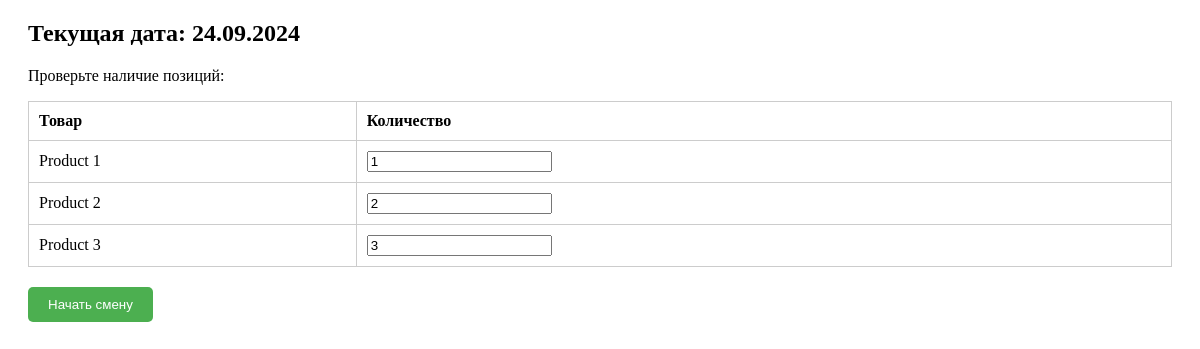
Before: /startshift (signed in) with the older database file.
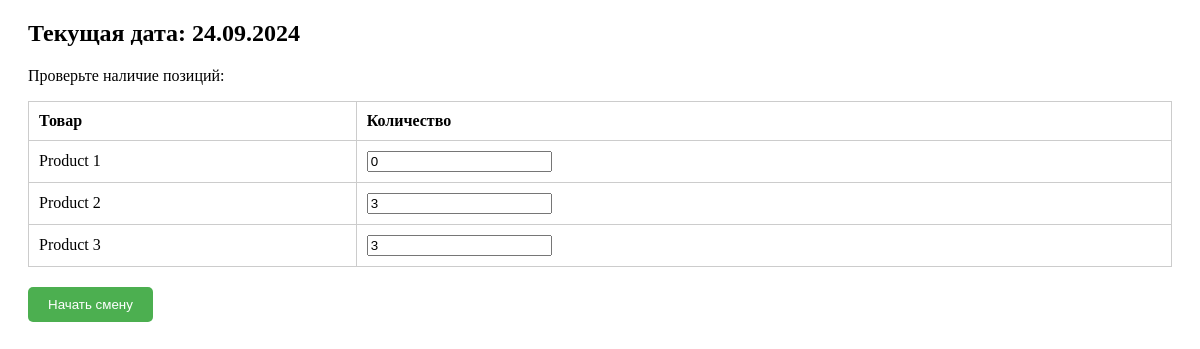
After: the same page with the newer database file.
### main/models.py (models this page shows, shortened)
class Product(models.Model):
    PRODUCT_TYPE_CHOICES = [
        ('inf', 'Нужно считать количество'),
        ('non-inf', 'Не нужно считать количество')
    ]
    product_name = models.CharField(max_length=50)
    product_price = models.IntegerField()
    product_description = models.TextField()
    is_available = models.BooleanField(default=True)
    count_type = models.CharField(choices=PRODUCT_TYPE_CHOICES, max_length=7, default='non-inf')
    stock = models.IntegerField(default = 1)

### main/views.py (the view, shortened to what this page needs)
# urls.py: path('startshift', views.startshift, name='startshift'),
@login_required
def startshift(request):
    now = timezone.now()
    products = Product.objects.filter(count_type='non-inf')  # Товары с ограниченным количеством
    return render(request, 'main/startshift.html', {'products': products, 'now': now})

### main/templates/main/startshift.html (shortened to what this page needs)
{% extends 'main/layout.html' %}
{% block content %}
<div class="shift-container">
    <h2>Текущая дата: {{ now|date:"d.m.Y" }}</h2>
    <p>Проверьте наличие позиций:</p>
    <form method="post" action="{% url 'startshift' %}">
        <table>
            <thead>
                <tr>
                    <th>Товар</th>
                    <th>Количество</th>
                </tr>
            </thead>
            <tbody>
                {% for product in products %}
                <tr>
                    <td>{{ product.product_name }}</td>
                    <td>
                        <input type="number" name="stock_{{ product.id }}" value="{{ product.stock }}" min="0">
                    </td>
                </tr>
                {% endfor %}
            </tbody>
        </table>
        <button type="submit" class="start-shift-btn">Начать смену</button>
    </form>
</div>
{% endblock %}

### main/templates/main/layout.html (shortened to what this page needs)
<!DOCTYPE html>
<html lang="en">
<head>
</head>
<body>
    {% block content %}
    {% endblock %}
</body>
</html>

### main/templates/main/startshift.html (style rules this page uses)
.shift-container { margin: 20px; }
table { width: 100%; border-collapse: collapse; margin-bottom: 20px; }
table th, table td { border: 1px solid #ccc; padding: 10px; text-align: left; }
.start-shift-btn { background-color: #4CAF50; color: white; padding: 10px 20px; border: none; cursor: pointer; border-radius: 5px; }

Changed rows visible on the page:
changed Product "Product 1": stock "1" → "0"
changed Product "Product 2": stock "2" → "3"
